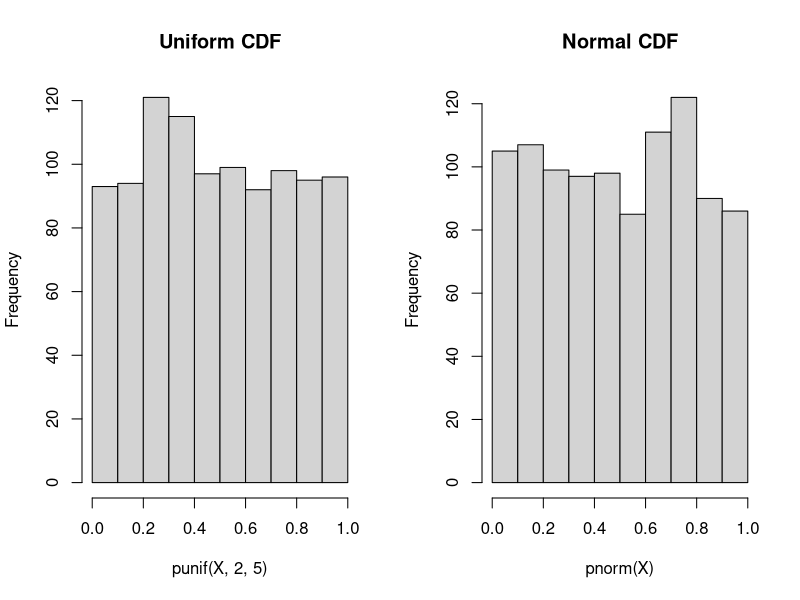
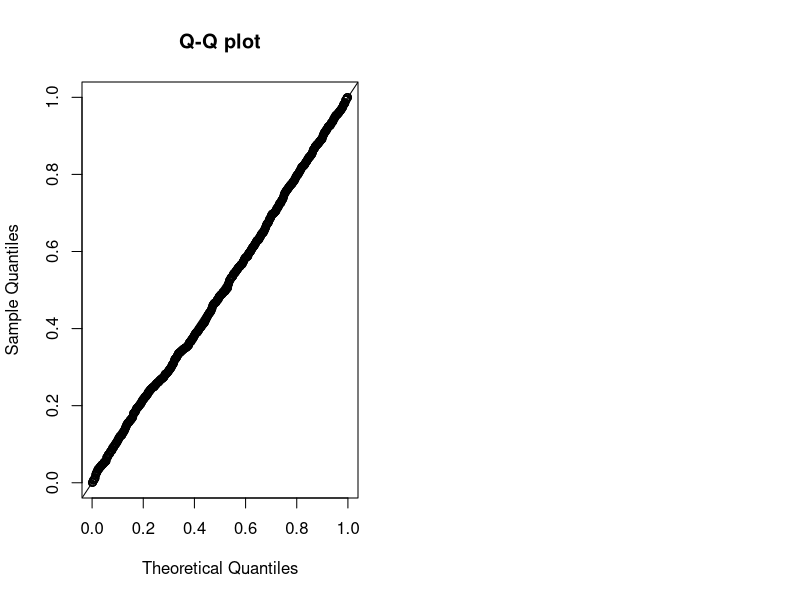
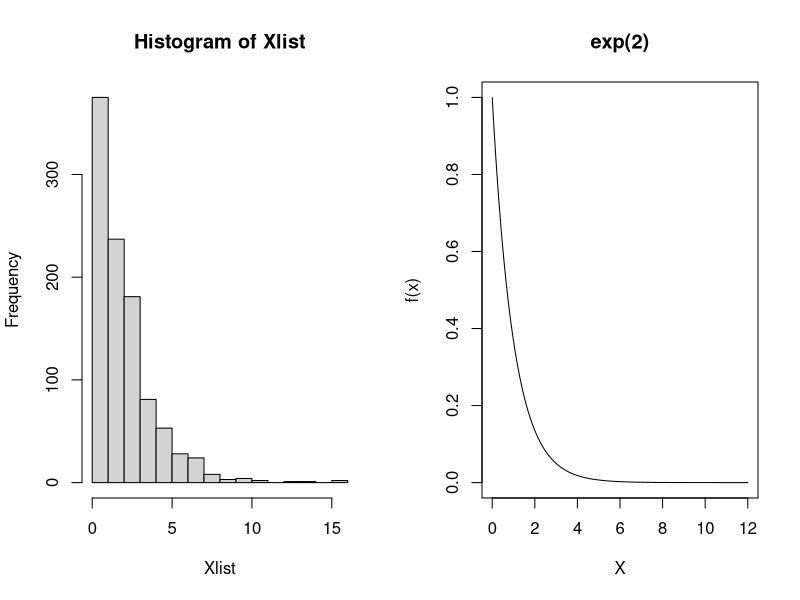
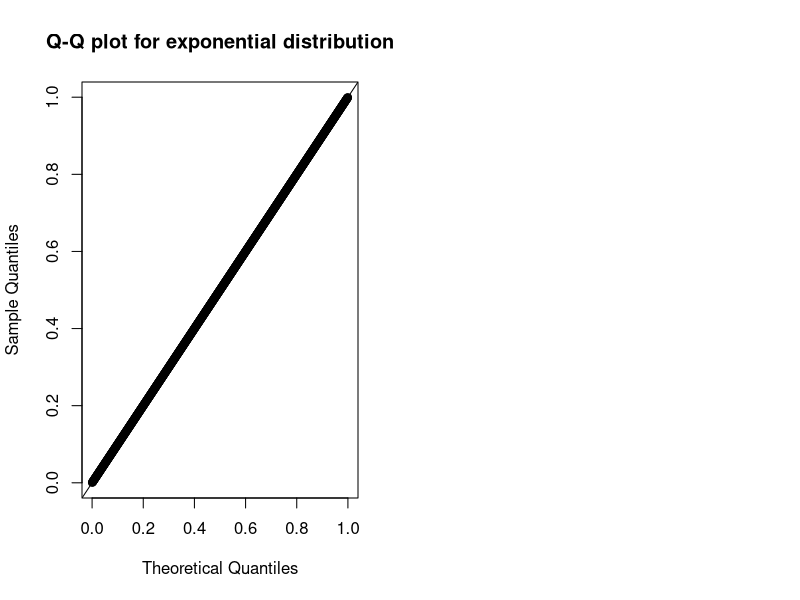
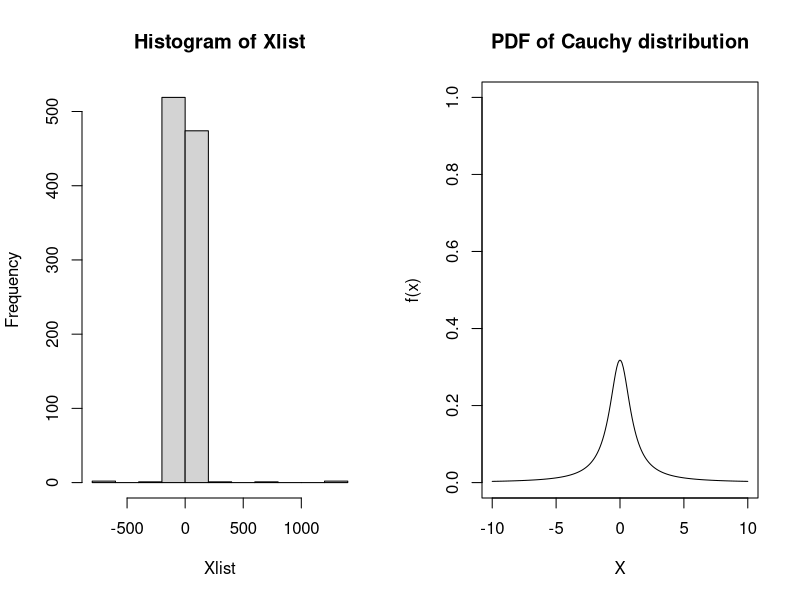
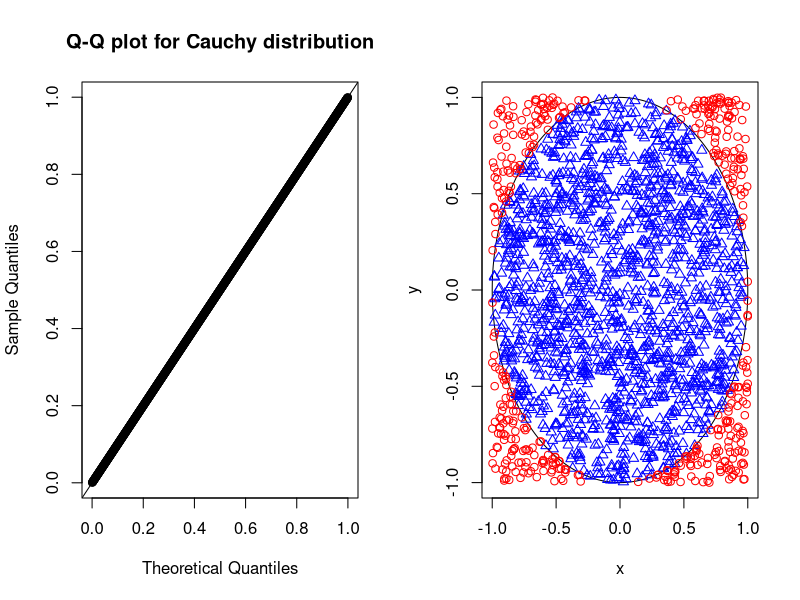
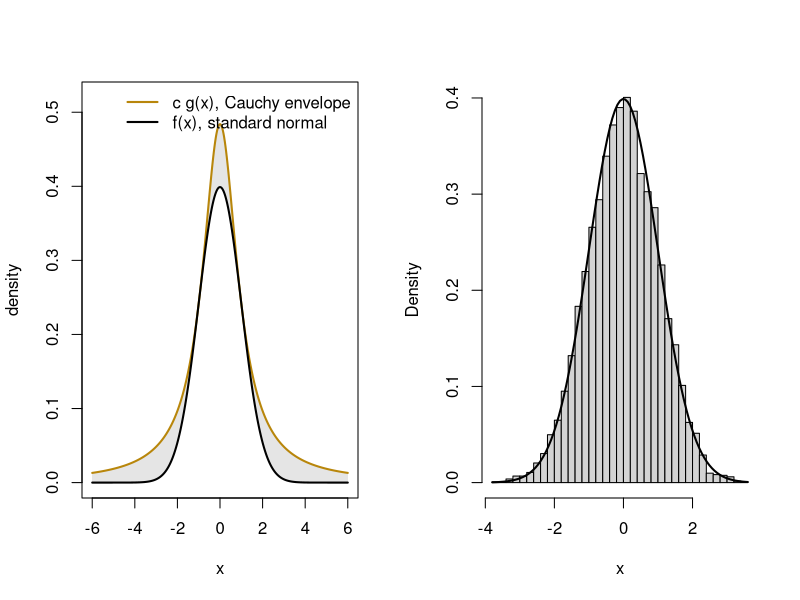
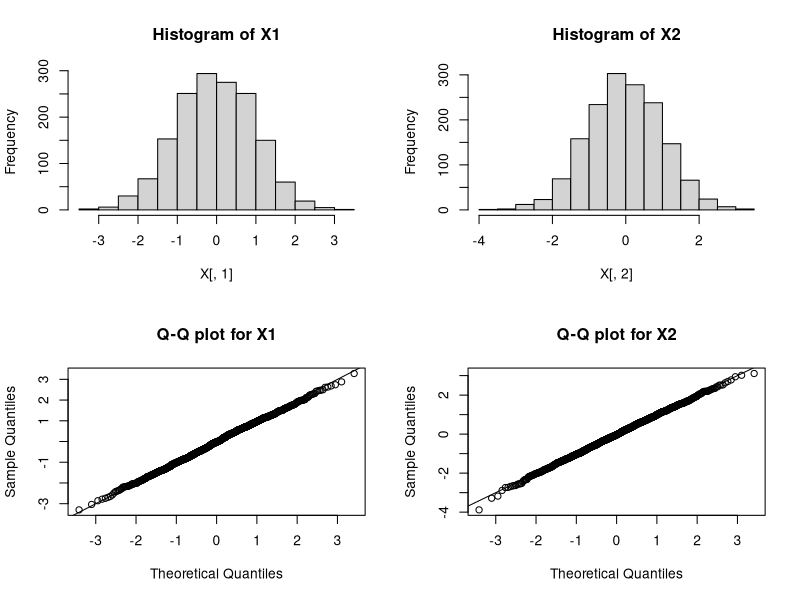

These charts were generated, in order, by the following R code:
## ---- chunk 1
(u <- runif(1))
## ---- chunk 2
set.seed(5400)
(u <- runif(1))
## ---- chunk 3
set.seed(5400)
length(.Random.seed)
head(.Random.seed)
## ---- chunk 4
set.seed(5400)
(u1 <- runif(1, 1, 5))
## ---- chunk 5
set.seed(5400)
(u2 <- runif(1) * 4 + 1)
## ---- chunk 6
help(runif)
## ---- chunk 7
set.seed(5400)
(ulist <- runif(5, 1, 5))
## ---- chunk 8
set.seed(5400)
ulist <- rep(NA, 5)
for (i in seq(5)) {
  ulist[i] <- runif(1, 1, 5)
}
ulist
## ---- chunk 9
set.seed(5400)
# generate U1, U2, ..., U100
ulist <- runif(100, 0, 1)
## ---- chunk 10
# population mean is 1/2
mean(ulist)
## ---- chunk 11
# population variance is 1/12 = 0.0833
var(ulist)
## ---- chunk 12
par(mfrow = c(1, 2))
X <- runif(1000, 2, 5)
hist(punif(X, 2, 5), main = "Uniform CDF")
X <- rnorm(1000)
hist(pnorm(X), main = "Normal CDF")
## ---- chunk 13
set.seed(5400)
ulist <- runif(1000, 0, 1)
plot(qunif(ppoints(1000)), sort(ulist),
  xlab = "Theoretical Quantiles",
  ylab = "Sample Quantiles", main = "Q-Q plot")
abline(0, 1)
## ---- chunk 14
# Generate Bern(0.4)
Y <- as.numeric(runif(1) < 0.4)
Y
## ---- chunk 15
set.seed(5400)
# Generate Y1, ..., Y100 ~ Bern(0.4)
Ylist <- as.numeric(runif(100) < 0.4)
## ---- chunk 16
# population mean is 0.4
mean(Ylist)
## ---- chunk 17
# population variance is 0.4 * 0.6 = 0.24
var(Ylist)
## ---- chunk 18
set.seed(5400)
# Generate X ~ Bin(100, 0.4)
X <- sum(runif(100) < 0.4)
X
## ---- chunk 19
rbinom(1, 100, 0.4)
# rbinom(n, size, prob).
# n is the number of observations.
# size is the number of trials.
## ---- chunk 20
set.seed(5400)
# Generate X1, ..., X1000 ~ exp(2)
Ulist <- runif(1000, 0, 1)
Xlist <- -2 * log(Ulist)
Xlist[1:3]
## ---- chunk 21
mean(Xlist)
var(Xlist)
## ---- chunk 22
par(mfrow = c(1, 2))
hist(Xlist)
xs <- seq(0.001, 12, len = 200)
plot(xs, dexp(xs, rate = 1),        # <- change this line
  type = "l", ylim = c(0, 1),
  xlab = "X", main = "exp(2)", ylab = "f(x)")
## ---- chunk 23
probs <- ppoints(1000)
plot(probs, probs,                  # <- change this line
  xlab = "Theoretical Quantiles", ylab = "Sample Quantiles",
  main = "Q-Q plot for exponential distribution")
abline(0, 1)
## ---- chunk 24
set.seed(5400)
Xlist <- rexp(1000, rate = 1/2)
Xlist[1:3]
## ---- chunk 25
mean(Xlist)
var(Xlist)
## ---- chunk 26
set.seed(5400)
head(-2 * log(runif(3)))
set.seed(5400)
head(rexp(3, rate = 1/2))
## ---- chunk 27
set.seed(5400)
# Generate X1, ..., X1000 ~ Cauchy
Ulist <- runif(1000, 0, 1)
Xlist <- tan(pi * (Ulist - 0.5))
## ---- chunk 28
par(mfrow = c(1, 2))
hist(Xlist)
xs <- seq(-10, 10, len = 200)
plot(xs, dcauchy(xs), type = "l", ylim = c(0, 1),
  xlab = "X", main = "PDF of Cauchy distribution", ylab = "f(x)")
## ---- chunk 29
probs <- ppoints(1000)
plot(probs, probs,                  # <- change this line
  xlab = "Theoretical Quantiles",
  ylab = "Sample Quantiles",
  main = "Q-Q plot for Cauchy distribution")
abline(0, 1)
## ---- chunk 30
set.seed(5400)
mean(rcauchy(10000))
mean(rcauchy(10000))
mean(rcauchy(10000))
## ---- chunk 31
words <- c("reject", "accept", "retain")
p <- c(0.665, 0.245, 0.090)

set.seed(5400)
u <- runif(1)
words[findInterval(u, cumsum(p)) + 1]   # one uniform, one word
## ---- chunk 32
# 10,000 draws: the frequencies match p
u <- runif(10000)
table(words[findInterval(u, cumsum(p)) + 1]) / 10000
## ---- chunk 33
set.seed(5400)
n <- 2000    # total samples
# Each row is a pair of V1 and V2. n rows in total.
dat <- matrix(runif(n * 2, -1, 1), n, 2)
# Accept if V_1^2 + V_2^2 <= 1.
accept <- (dat[, 1]^2 + dat[, 2]^2) <= 1
## ---- chunk 34
mean(accept)   # which is about pi/4
pi / 4
## ---- chunk 35
# Accepted pairs of V1 and V2
V <- dat[accept, ]
# Rejected pairs of V1 and V2
V_out <- dat[!accept, ]
## ---- chunk 36
# draw a circle
theta <- seq(0, 2 * pi, len = 1000)
plot(cbind(sin(theta), cos(theta)),
  type = "l", xlab = "x", ylab = "y")
points(V, pch = 2, col = "blue")      # Accepted pairs
points(V_out, pch = 1, col = "red")   # Rejected pairs
## ---- chunk 37
c_bound <- optimize(function(x) dnorm(x) / dcauchy(x),
                    c(-3, 3), maximum = TRUE)$objective
c_bound
## ---- chunk 38
xs <- seq(-6, 6, length = 400)
plot(xs, c_bound * dcauchy(xs), type = "n",
  xlab = "x", ylab = "density", ylim = c(0, 0.52))
polygon(c(xs, rev(xs)),
  c(c_bound * dcauchy(xs), rev(dnorm(xs))),
  col = "gray90", border = NA)          # rejected
lines(xs, c_bound * dcauchy(xs), lwd = 2, col = "#b8860b")
lines(xs, dnorm(xs), lwd = 2)
legend("topright", bty = "n", lwd = 2,
  col = c("#b8860b", "black"),
  legend = c("c g(x), Cauchy envelope", "f(x), standard normal"))
## ---- chunk 39
set.seed(5400)
n <- 1e4
Y <- rcauchy(n)
U <- runif(n)
keep <- U <= dnorm(Y) / (c_bound * dcauchy(Y))

mean(keep)      # close to 1 / c_bound
1 / c_bound
## ---- chunk 40
X <- Y[keep]
hist(X, breaks = 40, freq = FALSE, main = "", xlab = "x")
curve(dnorm(x), add = TRUE, lwd = 2)
## ---- chunk 41
# an OK code
Rsq <- V[, 1]^2 + V[, 2]^2
m <- sqrt(-(2 * log(Rsq)) / (Rsq))
X <- m * V
## ---- chunk 42
# a better code
Rsq <- V[, 1]^2 + V[, 2]^2
Rsq <- Rsq + .Machine$double.xmin
m <- sqrt(-(2 * log(Rsq)) / (Rsq))
X <- m * V
## ---- chunk 43
par(mfrow = c(2, 2))
# histograms
hist(X[, 1], main = "Histogram of X1")
hist(X[, 2], main = "Histogram of X2")
# Q-Q plots
probs <- ppoints(NROW(X))
plot(qnorm(probs), sort(X[, 1]),
  xlab = "Theoretical Quantiles",
  ylab = "Sample Quantiles", main = "Q-Q plot for X1")
abline(0, 1)
plot(qnorm(probs), sort(X[, 2]),
  xlab = "Theoretical Quantiles",
  ylab = "Sample Quantiles", main = "Q-Q plot for X2")
abline(0, 1)
## ---- chunk 44
newX <- X[, 1] * 2 + 4
dat_quant <- sort(newX)
thr_quant <- qnorm(ppoints(length(newX)))
plot(thr_quant, dat_quant,
  xlab = "Theoretical Quantiles",
  ylab = "Sample Quantiles",
  main = "Q-Q plot for X ~ N(4, 2)")
abline(a = 4, b = 2) # a = intercept; b = slope
## ---- chunk 45
qqnorm(newX)
qqline(newX)
## ---- chunk 46
set.seed(5400)
qnorm(runif(1))
## ---- chunk 47
set.seed(5400)
rnorm(1)
## ---- chunk 48
Y <- V[, 1] / V[, 2]
summary(Y)
## ---- chunk 49
set.seed(5400)
Zlist <- rnorm(10)
Y <- sum(Zlist^2)
Y
## ---- chunk 50
curve(dnorm(x, 0, 1), xlim = c(-3, 3),
  main = "Normal and t",
  xlab = "X", ylab = "f(x)", lwd = 3, lty = 1)
curve(dt(x, 1), xlim = c(-3, 3), add = TRUE, lty = 2, col = "red")
curve(dt(x, 2), xlim = c(-3, 3), add = TRUE, lty = 3, col = "blue")
curve(dt(x, 5), xlim = c(-3, 3), add = TRUE, lty = 4, col = "green")
abline(h = 0)
legend("topright",
  c("normal", "t(1)", "t(2)", "t(5)"),
  lty = 1:4,
  col = c("black", "red", "blue", "green"))
## ---- chunk 51
set.seed(5400)
# sample size and dimension
n <- 1000
p <- 5
# var-covariance matrix
Sigma <- matrix(0.5, p, p)
diag(Sigma) <- 1
mu <- seq(p)   # mean vector
## ---- chunk 52
# eigen-decomposition
eig <- eigen(Sigma)
Sigma.sqrt <- eig$vectors %*%
  tcrossprod(diag(sqrt(eig$values)), eig$vectors)
## ---- chunk 53
Z <- rnorm(p)
X <- mu + Sigma.sqrt %*% Z
X
## ---- chunk 54
set.seed(5400)
# each row of Z is from N(0, 1)
Z <- matrix(rnorm(n * p), n, p)
# each row of X is from N(mu, Sigma)
X <- tcrossprod(rep(1, n), mu) + Z %*% Sigma.sqrt
## ---- chunk 55
(Xbar <- colMeans(X))
## ---- chunk 56
(S <- cov(X))
## ---- chunk 57
set.seed(5400)
Z <- rnorm(p)
X <- mu + Sigma.sqrt %*% Z
X[1:2]
## ---- chunk 58
set.seed(5400)
library(mvtnorm)
X <- rmvnorm(n = 1, mean = mu, sigma = Sigma)
X[1:2]
